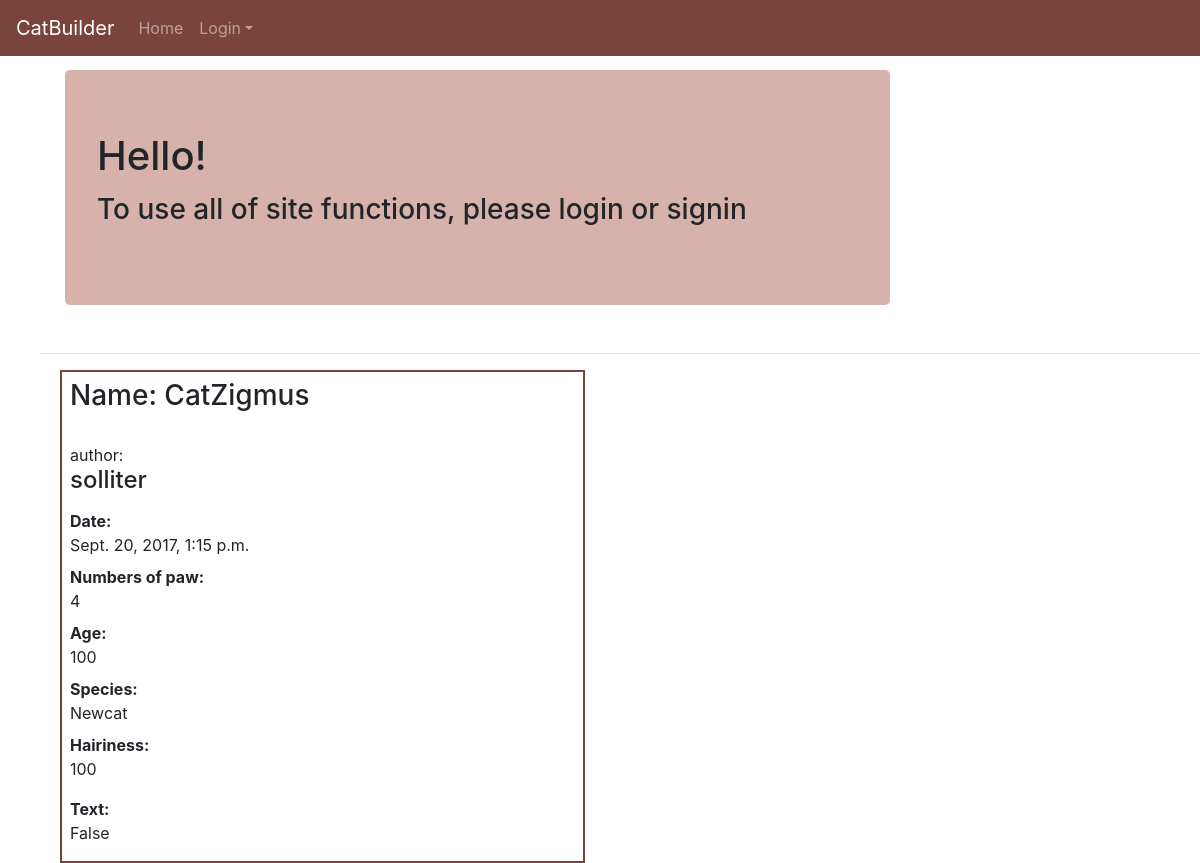
Page /8/ on the earlier database version.
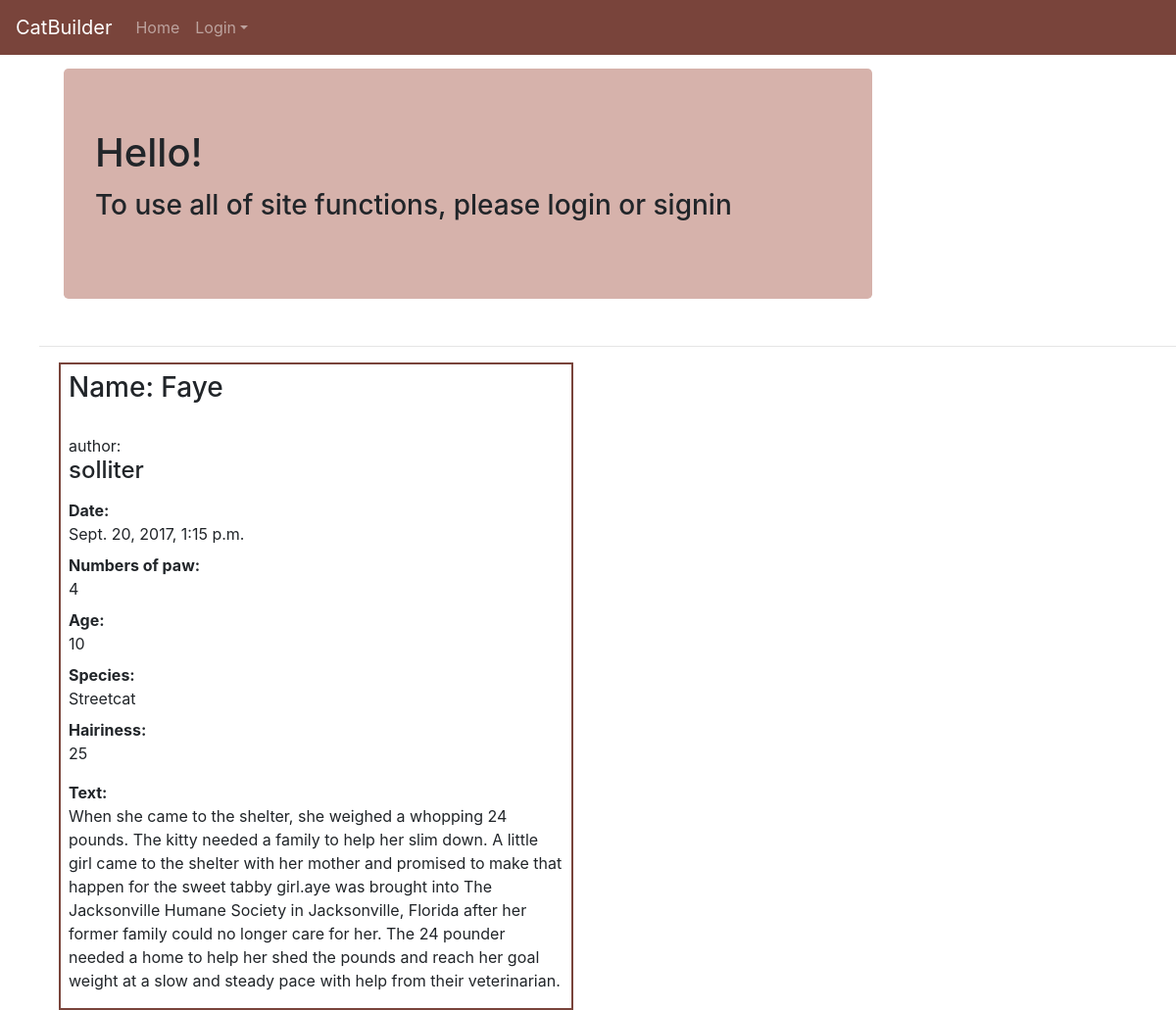
Same page on the later database version.
### catbuilder/models.py (models this page shows, shortened)
class Cat(models.Model):
    class Meta():
        db_table = "cat"
    paw = models.IntegerField(default=4)
    name = models.CharField(max_length=30, null=False, default='Cat')
    age = models.IntegerField(default=False, null=False)
    species = models.CharField(max_length=50, blank=True)
    hairiness = models.IntegerField(default=False, null=False)
    user = models.ForeignKey('auth.User')
    date = models.DateTimeField(default=timezone.now)
    image = models.ImageField(upload_to=upload_location, null=True, blank=True,)
    text = models.CharField(max_length=2000, default='Write your cat history here', blank=True)

### catbuilder/views.py (the view)
# urls.py: url(r'^(?P<pk>[0-9]+)/$', views.cat_detail, name='cat_detail'),
def cat_detail(request, pk):
    cat = get_object_or_404(Cat, pk=pk)
    return render(request, 'cat_detail.html', {'cat': cat})

### template/cat_detail.html (shortened to what this page needs)
 {% extends 'base.html' %}
    {% block content %}
           <div class="container">
        <div class="col-6">
             <div style="border:2px solid #79443b;padding: 8px">
 <div class="cat">
        <h3>Name: {{ cat.name }}</h3></br>
      author:<h4>{{ cat.user }}</h4>
    <p> <dt>Date:</dt> <dd>{{ cat.date }}</dd>
        <dt>Numbers of paw:</dt> <dd>{{ cat.paw }}</dd>
             <dt> Age:</dt><dd>{{ cat.age }}</dd>
             <dt> Species:</dt><dd>{{ cat.species }}</dd>
             <dt> Hairiness:</dt><dd>{{ cat.hairiness }}</dd></p>
              <dt> Text:</dt><dd>{{ cat.text }}</dd>
 </div>
   </div>
     </div>
 </div>
    {% endblock %}

Differences in the rows shown:
changed Cat "solliter": name "CatZigmus" → "Faye"; age "100" → "10"; species "Newcat" → "Streetcat"; hairiness "100" → "25"; text "False" → "When she came to the shelter, she weighed a whopping 24 pounds. The kitty needed a family to help her slim down. A little girl came to the shelter with her mother and promised to make that happen for the sweet tabby girl.aye was brought into The Jacksonville Humane Society in Jacksonville, Florida after her former family could no longer care for her. The 24 pounder needed a home to help her shed the pounds and reach her goal weight at a slow and steady pace with help from their veterinarian."
